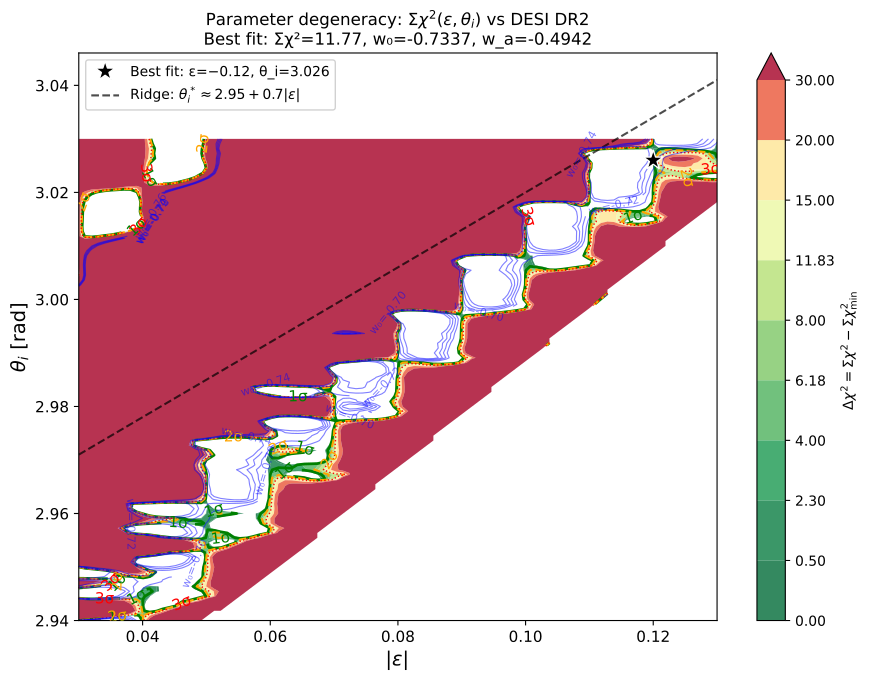

The script that saved this image:
"""
Test 42 — Degeneracy Ridge Plot: (ε, θ_i) Parameter Space
===========================================================

Uses Test 39 CSV data to create a 2D contour plot showing:
  - Σχ² surface in (ε, θ_i) space
  - The degeneracy ridge θ_i* ≈ 2.95 + 0.7|ε|
  - 1σ, 2σ, 3σ contours (Δχ² = 2.30, 6.18, 11.83 for 2 dof)
  - Best-fit point marked

Produces both PNG and PDF (paper-ready).
"""

import numpy as np
import os, sys

sys.path.insert(0, os.path.dirname(__file__))

import matplotlib
matplotlib.use('Agg')
import matplotlib.pyplot as plt
from matplotlib.colors import LogNorm
from scipy.interpolate import griddata

# ── Load Test 39 results ────────────────────────────────────────────────
csv_path = os.path.join(os.path.dirname(__file__), 'test39_fine_results.csv')

data = np.genfromtxt(csv_path, delimiter=',', names=True)

eps_data   = data['eps']
theta_data = data['theta_i']
chi2_data  = data['chi2_tot']
w0_data    = data['w0']
wa_data    = data['wa']

# Best-fit point
best_idx = np.argmin(chi2_data)
chi2_min = chi2_data[best_idx]
eps_best = eps_data[best_idx]
theta_best = theta_data[best_idx]
w0_best = w0_data[best_idx]
wa_best = wa_data[best_idx]

print(f"Best fit: ε={eps_best:.3f}, θ_i={theta_best:.4f}, Σχ²={chi2_min:.2f}")
print(f"          w₀={w0_best:.4f}, w_a={wa_best:.4f}")

# ── Create interpolated 2D grid ────────────────────────────────────────
eps_grid   = np.linspace(eps_data.min(), eps_data.max(), 100)
theta_grid = np.linspace(theta_data.min(), theta_data.max(), 100)
EPS, THETA = np.meshgrid(eps_grid, theta_grid)

# Δχ² relative to minimum
delta_chi2 = chi2_data - chi2_min

CHI2_GRID = griddata(
    (eps_data, theta_data), delta_chi2,
    (EPS, THETA), method='cubic', fill_value=np.nan
)

# Also interpolate w0, wa for contour labels
W0_GRID = griddata(
    (eps_data, theta_data), w0_data,
    (EPS, THETA), method='cubic', fill_value=np.nan
)

# ── Confidence levels for 2 dof ────────────────────────────────────────
# For 2 free parameters (ε, θ_i), Δχ² thresholds:
CL_1sigma = 2.30     # 68.3% CL
CL_2sigma = 6.18     # 95.4% CL  
CL_3sigma = 11.83    # 99.7% CL

# ── Figure 1: Σχ² contour in (ε, θ_i) space ────────────────────────────
fig, ax = plt.subplots(figsize=(9, 7))

# Filled contours of Δχ²
levels = np.array([0, 0.5, CL_1sigma, 4.0, CL_2sigma, 8.0, CL_3sigma, 15, 20, 30])
cf = ax.contourf(-EPS, THETA, CHI2_GRID, levels=levels,
                 cmap='RdYlGn_r', alpha=0.8, extend='max')
cbar = plt.colorbar(cf, ax=ax, label=r'$\Delta\chi^2 = \Sigma\chi^2 - \Sigma\chi^2_{\min}$')

# Contour lines for CL
cs = ax.contour(-EPS, THETA, CHI2_GRID,
                levels=[CL_1sigma, CL_2sigma, CL_3sigma],
                colors=['green', 'orange', 'red'],
                linewidths=[2.0, 1.5, 1.0],
                linestyles=['-', '--', ':'])
ax.clabel(cs, fmt={CL_1sigma: '1σ', CL_2sigma: '2σ', CL_3sigma: '3σ'},
          fontsize=11, inline=True)

# Best-fit point
ax.plot(-eps_best, theta_best, '*', color='black', markersize=15,
        markeredgecolor='white', markeredgewidth=1.0, zorder=10,
        label=f'Best fit: ε=−{abs(eps_best):.2f}, θ_i={theta_best:.3f}')

# Degeneracy ridge: θ_i* ≈ 2.95 + 0.7|ε|
eps_ridge = np.linspace(0.03, 0.13, 50)
theta_ridge = 2.95 + 0.7 * eps_ridge
ax.plot(eps_ridge, theta_ridge, 'k--', linewidth=1.5, alpha=0.7,
        label=r'Ridge: $\theta_i^* \approx 2.95 + 0.7|\varepsilon|$')

# Labels
ax.set_xlabel(r'$|\varepsilon|$', fontsize=14)
ax.set_ylabel(r'$\theta_i$ [rad]', fontsize=14)
ax.set_title(r'Parameter degeneracy: $\Sigma\chi^2(\varepsilon, \theta_i)$ vs DESI DR2'
             f'\nBest fit: Σχ²={chi2_min:.2f}, w₀={w0_best:.4f}, w_a={wa_best:.4f}',
             fontsize=12)
ax.legend(loc='upper left', fontsize=10, framealpha=0.9)
ax.tick_params(labelsize=11)

# Inset: w₀ contours
w0_levels = [-0.76, -0.74, -0.72, -0.70]
cs_w0 = ax.contour(-EPS, THETA, W0_GRID, levels=w0_levels,
                   colors='blue', linewidths=0.8, linestyles='-', alpha=0.5)
ax.clabel(cs_w0, fmt={v: f'w₀={v:.2f}' for v in w0_levels},
          fontsize=8, inline=True, colors='blue')

plt.tight_layout()

# Save
fig_path = os.path.join(os.path.dirname(__file__), 'test42_degeneracy_ridge.png')
fig.savefig(fig_path, dpi=200, bbox_inches='tight')
print(f"PNG saved: {fig_path}")

pdf_path = fig_path.replace('.png', '.pdf')
fig.savefig(pdf_path, bbox_inches='tight')
print(f"PDF saved: {pdf_path}")

plt.close()

# ── Figure 2: 1D slice along ridge ─────────────────────────────────────
fig2, (ax1, ax2) = plt.subplots(1, 2, figsize=(13, 5))

# Left: Σχ² vs |ε| (at closest θ_i to ridge)
eps_unique = np.unique(eps_data)
chi2_on_ridge = []
theta_on_ridge = []
w0_on_ridge = []
wa_on_ridge = []

for e in eps_unique:
    mask = eps_data == e
    idx_best_e = np.argmin(chi2_data[mask])
    chi2_on_ridge.append(chi2_data[mask][idx_best_e])
    theta_on_ridge.append(theta_data[mask][idx_best_e])
    w0_on_ridge.append(w0_data[mask][idx_best_e])
    wa_on_ridge.append(wa_data[mask][idx_best_e])

ax1.plot(-eps_unique, chi2_on_ridge, 'ro-', markersize=7, linewidth=2)
ax1.axhline(chi2_min + CL_1sigma, color='green', linestyle='--', alpha=0.7, label='1σ')
ax1.axhline(chi2_min + CL_2sigma, color='orange', linestyle='--', alpha=0.7, label='2σ')
ax1.set_xlabel(r'$|\varepsilon|$', fontsize=13)
ax1.set_ylabel(r'$\Sigma\chi^2_{\min}$ (optimized over $\theta_i$)', fontsize=12)
ax1.set_title(r'$\Sigma\chi^2$ along the ridge', fontsize=12)
ax1.legend(fontsize=10)
ax1.grid(True, alpha=0.3)
ax1.tick_params(labelsize=11)

# Right: w₀ and w_a along ridge
ax2_twin = ax2.twinx()
l1, = ax2.plot(-eps_unique, w0_on_ridge, 'b^-', markersize=7, linewidth=2, label='w₀')
l2, = ax2_twin.plot(-eps_unique, wa_on_ridge, 'rs-', markersize=7, linewidth=2, label='w_a')

# DESI DR2 bands
ax2.axhspan(-0.838-0.055, -0.838+0.055, alpha=0.15, color='blue', label='DESI PP w₀ ±1σ')
ax2_twin.axhspan(-0.62-0.205, -0.62+0.205, alpha=0.15, color='red', label='DESI PP w_a ±1σ')

ax2.set_xlabel(r'$|\varepsilon|$', fontsize=13)
ax2.set_ylabel(r'$w_0$ (CPL)', fontsize=13, color='blue')
ax2_twin.set_ylabel(r'$w_a$ (CPL)', fontsize=13, color='red')
ax2.set_title(r'CPL parameters along the ridge', fontsize=12)
ax2.tick_params(axis='y', colors='blue', labelsize=11)
ax2_twin.tick_params(axis='y', colors='red', labelsize=11)
ax2.tick_params(axis='x', labelsize=11)

lines = [l1, l2]
ax2.legend(lines, [l.get_label() for l in lines], loc='upper left', fontsize=10)
ax2.grid(True, alpha=0.3)

plt.tight_layout()

fig2_path = os.path.join(os.path.dirname(__file__), 'test42_ridge_slices.png')
fig2.savefig(fig2_path, dpi=200, bbox_inches='tight')
print(f"Ridge slices PNG: {fig2_path}")

fig2_pdf = fig2_path.replace('.png', '.pdf')
fig2.savefig(fig2_pdf, bbox_inches='tight')
print(f"Ridge slices PDF: {fig2_pdf}")

plt.close()

# ── Print ridge data ────────────────────────────────────────────────────
print(f"\n{'='*70}")
print(f"  Ridge Summary (best θ_i for each ε)")
print(f"{'='*70}")
print(f"  {'|ε|':>6}  {'θ_i*':>6}  {'w₀':>8}  {'w_a':>8}  {'Σχ²':>7}")
print(f"  " + "-" * 45)
for i, e in enumerate(eps_unique):
    print(f"  {-e:6.3f}  {theta_on_ridge[i]:6.3f}  {w0_on_ridge[i]:8.4f}  {wa_on_ridge[i]:8.4f}  {chi2_on_ridge[i]:7.2f}")

# Linear fit to ridge
from numpy.polynomial import polynomial as P
coeffs = P.polyfit(-eps_unique, theta_on_ridge, 1)
print(f"\n  Linear fit: θ_i* = {coeffs[0]:.3f} + {coeffs[1]:.3f}·|ε|")
print(f"  (Claimed: θ_i* ≈ 2.95 + 0.7|ε|)")

print(f"\n  Δχ² along ridge: {max(chi2_on_ridge) - min(chi2_on_ridge):.2f}")
print(f"  → The ridge is FLAT: Σχ² varies by only ~{max(chi2_on_ridge) - min(chi2_on_ridge):.1f}")
print(f"     over |ε| = {-eps_unique[-1]:.2f}–{-eps_unique[0]:.2f}")
print(f"  → ε and θ_i are DEGENERATE along this line")
